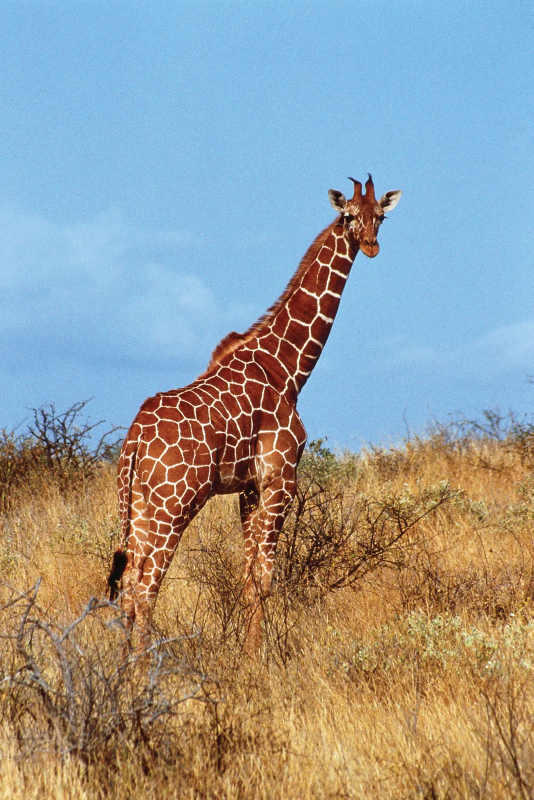
#> input picture 05-OpenCV/data/giraffe-Kenya.png, 1067 x 1600 px (shown at 1/2 size)
$ jupyter execute 06-flip_rotate_crop.ipynb   (shell and % lines are left out)
#> lines starting #> are read from the running program, lines starting #| are printed output that depends on the picture
[cell 1]
import cv2
import matplotlib.pyplot as plt

[cell 2]
img = cv2.imread('./data/giraffe-Kenya.png')
#> img is the input picture: shape (1600, 1067, 3); mean B, G, R 152, 154.5, 150.9
img_rgb = cv2.cvtColor(img, cv2.COLOR_BGR2RGB)
plt.imshow(img_rgb)

# Flip

[cell 3]
img_c = img.copy()
h = cv2.cvtColor(img_c, cv2.COLOR_BGR2RGB)
plt.imshow(h)

[cell 4]
# 1 = horizontal | 0 = vertical | -1 = both
flips = {'Original': None,
         'Horizontally flipped': 1,
         'Vertically flipped': 0,
         'Flipped both axes': -1}

fig, axs = plt.subplots(2, 2, figsize=(6, 8))

for ax, (title, code) in zip(axs.flat, flips.items()):

    image = img_rgb if code is None else cv2.cvtColor(
                cv2.flip(img, flips[title]), cv2.COLOR_BGR2RGB)

    ax.imshow(image)
    ax.set_title(title)
    ax.axis('off')
#> this loop made 4 passes
#> pass 2, `image = img_rgb if code is None else cv2.cvtColor( cv2.flip(img, flips..`:
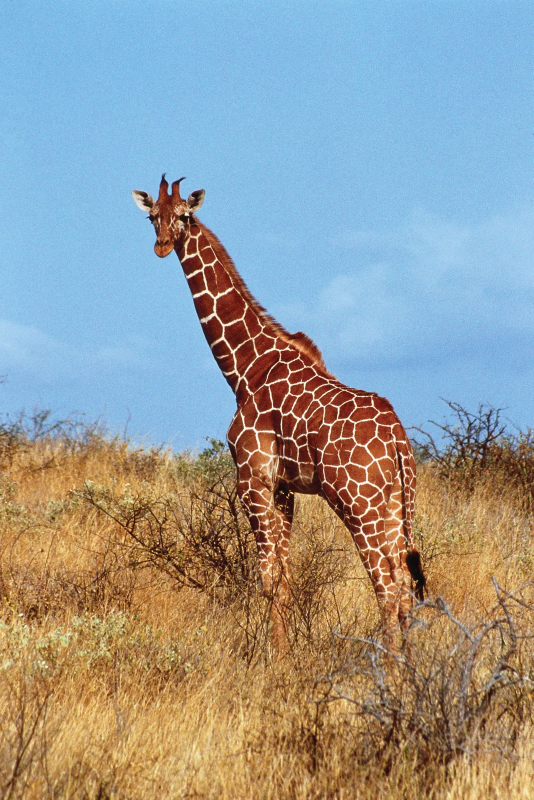
#> image: shape (1600, 1067, 3) (shown at 1/2 size); mean R, G, B 150.9, 154.5, 152
#> pass 3, `image = img_rgb if code is None else cv2.cvtColor( cv2.flip(img, flips..`:
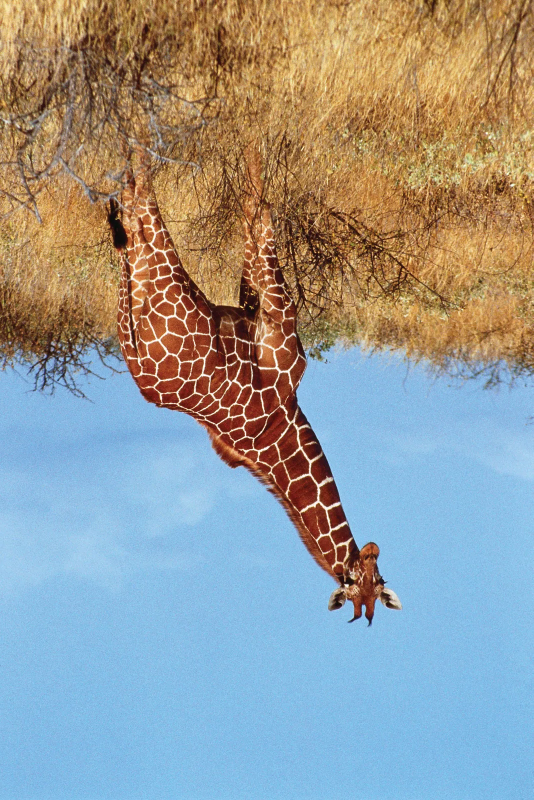
#> image: shape (1600, 1067, 3) (shown at 1/2 size); mean R, G, B 150.9, 154.5, 152

plt.suptitle("Flipping image")
plt.tight_layout()
plt.show()
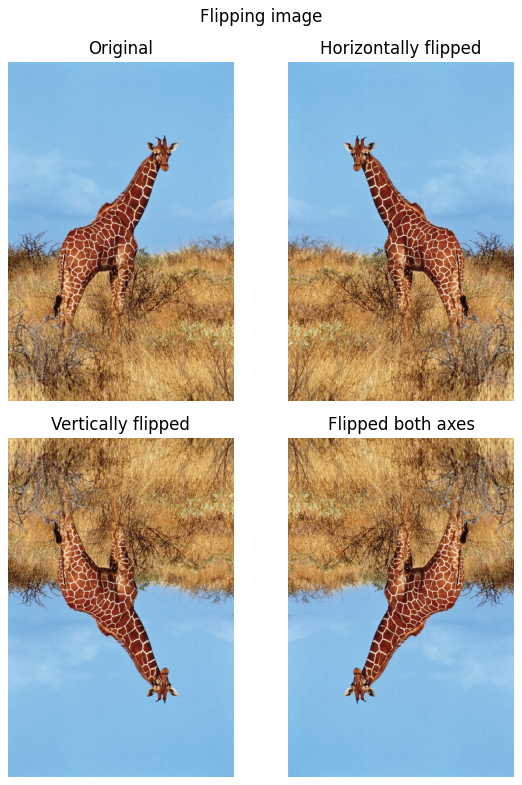
#> figure drawn by matplotlib, 4 panels

# Rotate

[cell 5]
rotations = {'Original': None,
             'Clockwise (90$^\circ$)': 'cv2.ROTATE_90_CLOCKWISE',
             'Clockwise (180$^\circ$)': 'cv2.ROTATE_180',
             'Counterclockwise (90$^\circ$)': 'cv2.ROTATE_90_COUNTERCLOCKWISE'}

fig, axs = plt.subplots(2, 2, figsize=(8,6))

for ax, (title, code) in zip(axs.flat, rotations.items()):

    image = img_rgb if code is None else cv2.rotate(img_rgb, eval(code))

    ax.imshow(image)
    ax.set_title(title)
    ax.axis('off')
#> this loop made 4 passes
#> pass 2, `image = img_rgb if code is None else cv2.rotate(img_rgb, eval(code))`:
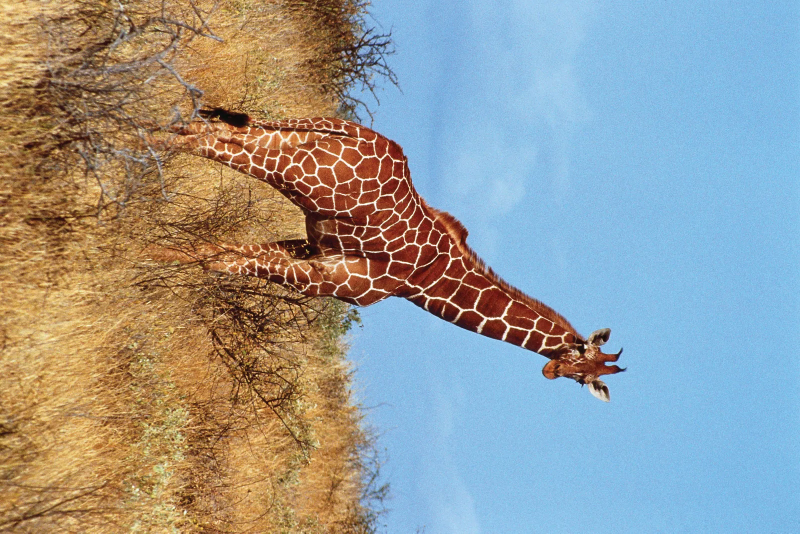
#> image: shape (1067, 1600, 3) (shown at 1/2 size); mean R, G, B 150.9, 154.5, 152
#> pass 3, `image = img_rgb if code is None else cv2.rotate(img_rgb, eval(code))`:
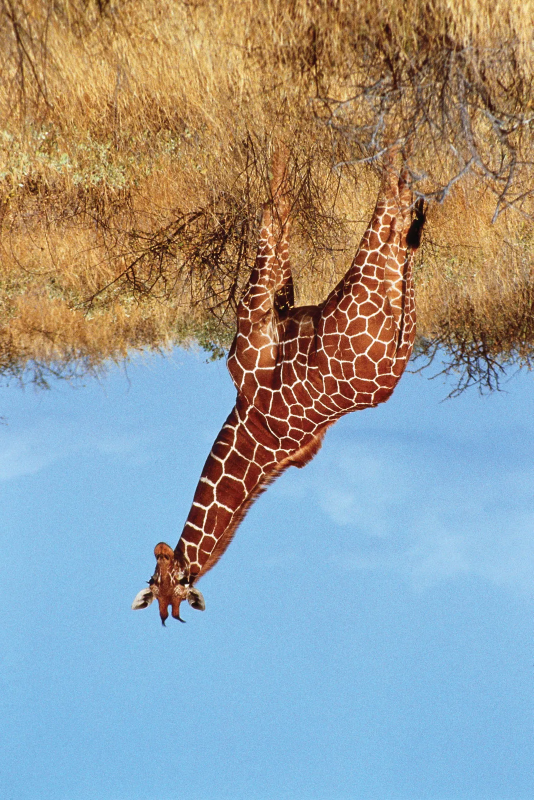
#> image: shape (1600, 1067, 3) (shown at 1/2 size); mean R, G, B 150.9, 154.5, 152

plt.suptitle("Rotating image")
plt.tight_layout()
plt.show()
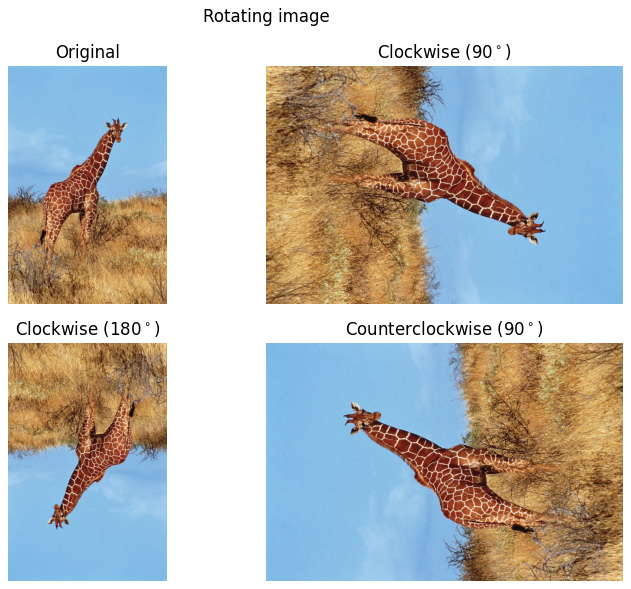
#> figure drawn by matplotlib, 4 panels

# Cropping and image

[cell 6]
print(img_rgb.shape)
#| (1600, 1067, 3)
plt.imshow(img_rgb)

[cell 7]
x_topleft, y_topleft   = 350, 300
x_botright, y_botright = 800, 800

cropped_img = img_rgb[x_topleft: x_botright, y_topleft:y_botright]
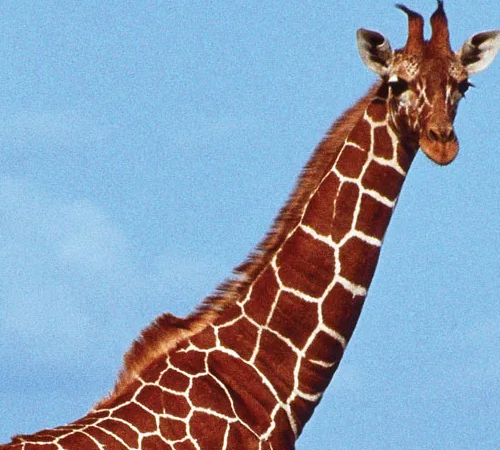
#> cropped_img: shape (450, 500, 3); mean R, G, B 138.1, 156.8, 179.5

plt.subplot(1,2,1)
plt.imshow(img_rgb)
plt.title("Original image")
plt.axis('off')

plt.subplot(1,2,2)
plt.imshow(cropped_img)
plt.title("Cropped image")
plt.axis('off')

plt.tight_layout()
plt.show()

$ run again, with 05-OpenCV/data/butterfly.jpg saved as 05-OpenCV/data/giraffe-Kenya.png
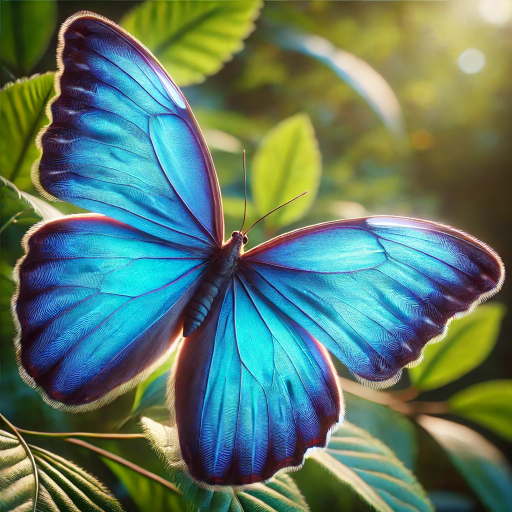
#> input picture 05-OpenCV/data/butterfly.jpg, 1024 x 1024 px (shown at 1/2 size)
#> img is the input picture: shape (1024, 1024, 3); mean B, G, R 102.9, 121.6, 93.2
#> `plt.show()`:
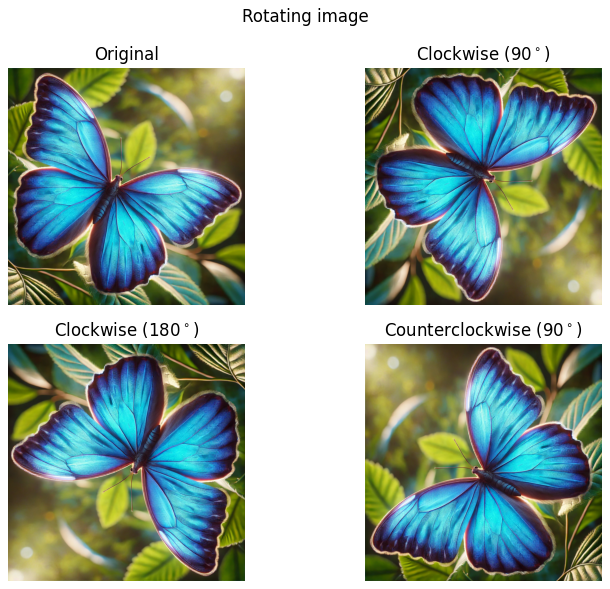
#> figure drawn by matplotlib, 4 panels
#| (1024, 1024, 3)
#> `cropped_img = img_rgb[x_topleft: x_botright, y_topleft:y_botright]`:
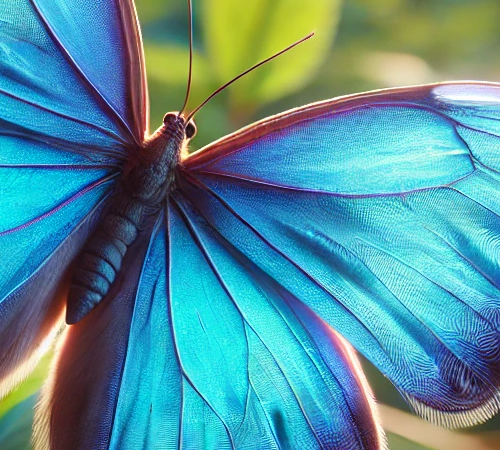
#> cropped_img: shape (450, 500, 3); mean R, G, B 83.7, 144.8, 153.8
